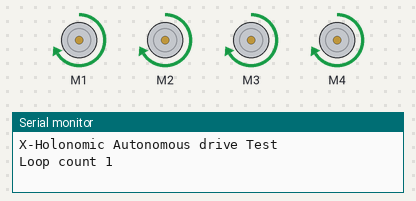
This sketch was run on a simulated Arduino Uno, built with avr-gcc and run on an emulated ATmega328P. On the bench: 4 × DC motor (green arrow = forward, orange = backward, longer = faster), the last lines printed to the serial monitor.

Above: at 0.2 s.
At 3.2 s:
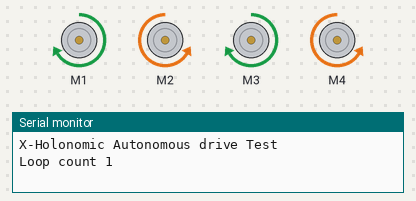
At 6.5 s:
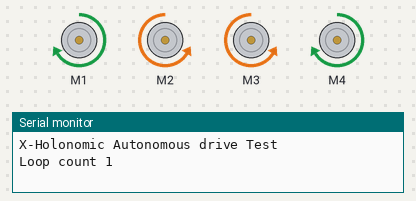
At 10.5 s:
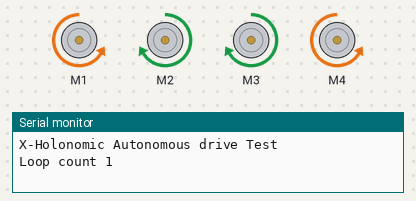
At 14.0 s:
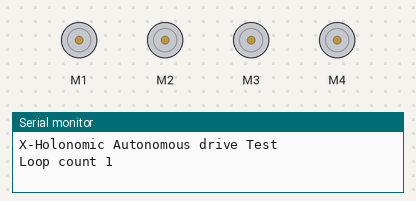
At 18.7 s:
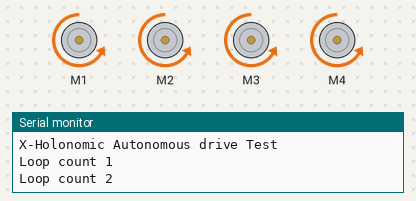
Timing chart, 0 to 21.5 s (numbered marks = the images above):
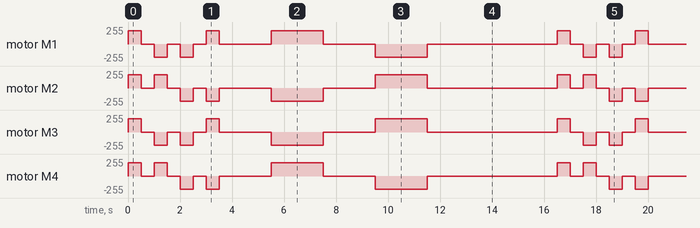

Measured:
- by itself, motor M1: repeats every 16.5 s: 2 × (stopped 0.50 s, backward 200/255 0.50 s), stopped 0.50 s, forward 200/255 0.50 s, stopped 2.0 s, forward 200/255 2.0 s, stopped 2.0 s, backward 200/255 2.0 s, stopped 5.0 s, forward 200/255 0.50 s
- by itself, motor M2: repeats every 16.5 s: stopped 0.50 s, forward 200/255 0.50 s, 2 × (stopped 0.50 s, backward 200/255 0.50 s), stopped 2.0 s, backward 200/255 2.0 s, stopped 2.0 s, forward 200/255 2.0 s, stopped 5.0 s, forward 200/255 0.50 s

The sketch:

Holobot00.ino
```cpp
/*
   This is a test sketch for Holonomic-X drive BreadBoardBOt (BBbot, B^3)
   Autonomous driving mode
   Motor Shield: Adafruit assembled Motor Shield for Arduino v2
   ---->  http://www.adafruit.com/products/1438

   Programmer: Dave Eslinger; September, 2014
*/

#include <Wire.h>
#include <Adafruit_MotorShield.h>
//#include "utility/Adafruit_PWMServoDriver.h" // I don't think this is required


// Create the motor shield object with the default I2C address
Adafruit_MotorShield AFMS = Adafruit_MotorShield();

// Define 'ports' M1, M2, M3 or M4 for motors.
Adafruit_DCMotor *motor1 = AFMS.getMotor(1);
Adafruit_DCMotor *motor2 = AFMS.getMotor(2);
Adafruit_DCMotor *motor3 = AFMS.getMotor(3);
Adafruit_DCMotor *motor4 = AFMS.getMotor(4);


void setup() {
  Serial.begin(9600);           // set up Serial library at 9600 bps
  Serial.println("X-Holonomic Autonomous drive Test");

  AFMS.begin();  // create with the default frequency 1.6KHz
  //AFMS.begin(1000);  // OR with a different frequency, say 1KHz

  // Turn off all motors
  motor1->run(RELEASE);
  motor2->run(RELEASE);
  motor3->run(RELEASE);
  motor4->run(RELEASE);
}
uint8_t i=0;
void loop() {
  i++;
  Serial.print("Loop count ");
  Serial.println(i);

  // Set speed (0-255) to be used for all manuevers
  motor1->setSpeed(200);
  motor2->setSpeed(200);
  motor3->setSpeed(200);
  motor4->setSpeed(200);

  motor1->run(FORWARD); // Drives forward
  motor2->run(FORWARD);
  motor3->run(FORWARD);
  motor4->run(FORWARD);
  delay(500);

  motor1->run(RELEASE);
  motor2->run(RELEASE);
  motor3->run(RELEASE);
  motor4->run(RELEASE);
  delay(500);

  motor1->run(BACKWARD); // strafes right
  motor2->run(FORWARD);
  motor3->run(BACKWARD);
  motor4->run(FORWARD);
  delay(500);
  motor1->run(RELEASE);
  motor2->run(RELEASE);
  motor3->run(RELEASE);
  motor4->run(RELEASE);
  delay(500);

  motor1->run(BACKWARD); // Straight Backward
  motor2->run(BACKWARD);
  motor3->run(BACKWARD);
  motor4->run(BACKWARD);
  delay(500);

  motor1->run(RELEASE); //Pause
  motor2->run(RELEASE);
  motor3->run(RELEASE);
  motor4->run(RELEASE);
  delay(500);

  motor1->run(FORWARD); // Strafe left
  motor2->run(BACKWARD);
  motor3->run(FORWARD);
  motor4->run(BACKWARD);
  delay(500);

  motor1->run(RELEASE); // long pause
  motor2->run(RELEASE);
  motor3->run(RELEASE);
  motor4->run(RELEASE);
  delay(2000);

  motor1->run(FORWARD); // Spin clockwise
  motor2->run(BACKWARD);
  motor3->run(BACKWARD);
  motor4->run(FORWARD);
  delay(2000);

  motor1->run(RELEASE); // pause
  motor2->run(RELEASE);
  motor3->run(RELEASE);
  motor4->run(RELEASE);
  delay(2000);

  motor1->run(BACKWARD); // Spin Counterclockwise
  motor2->run(FORWARD);
  motor3->run(FORWARD);
  motor4->run(BACKWARD);
  delay(2000);

  motor1->run(RELEASE); // Very long pause
  motor2->run(RELEASE);
  motor3->run(RELEASE);
  motor4->run(RELEASE);
  delay(5000);
}
```
